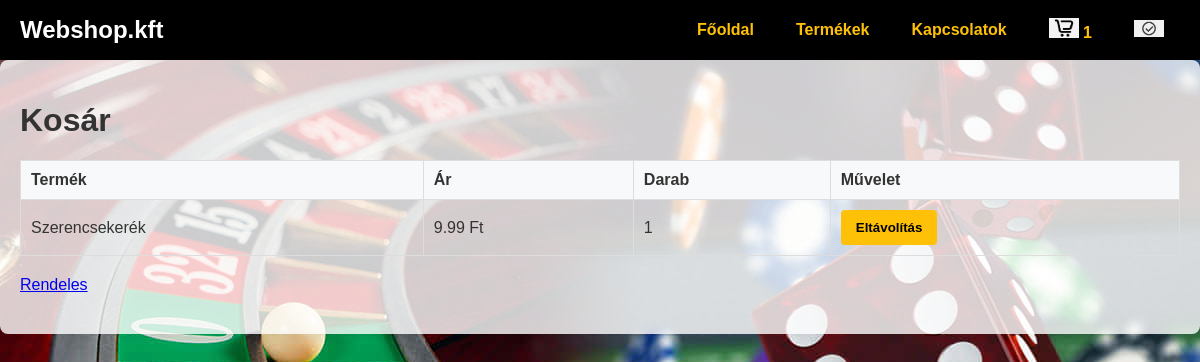
Page /api/cart.php (signed in) on the committed database.
### tables this page shows
CREATE TABLE `products` (
  `product_id` int(11) NOT NULL,
  `name` varchar(255) NOT NULL,
  `price` decimal(10,2) NOT NULL,
  `stock` int(11) NOT NULL,
  `image_default` varchar(255) DEFAULT NULL,
  `image_ver1` varchar(255) DEFAULT NULL,
  `image_ver2` varchar(255) DEFAULT NULL,
  `image_ver3` varchar(255) DEFAULT NULL
);

### api/adatbazis.php (called while the page is built, shortened)
<?php
require("../includes/db.php");
class Database {
    private $conn;
    public function __construct($conn) {
        $this->conn = $conn;
    }
    public function getProducts() {
        $sql = "SELECT * FROM products";
        $result = $this->conn->query($sql);
        $products = [];
        if ($result->num_rows > 0) {
            while ($row = $result->fetch_assoc()) {
                $products[] = $row;
            }
        }
        return $products;
    }
    public function getCartByUser($user_id) {
        global $conn;
        $stmt = $conn->prepare("SELECT * FROM cart WHERE user_id = ?");
        $stmt->bind_param('i', $user_id);
        $stmt->execute();
        $result = $stmt->get_result();
        if ($row = $result->fetch_assoc()) {
            $cart_id = $row['cart_id'];
        } else {
            echo "Nincs ilyen cart_id";
            return [];
        }
        $stmt = $conn->prepare("SELECT * FROM cart_items WHERE cart_id = ?");
        $stmt->bind_param("i", $cart_id);
        $stmt->execute();
        $result = $stmt->get_result();
        $cartItems = [];
        while ($item = $result->fetch_assoc()) {
            $cartItems[] = $item;
        }
        return $cartItems;
    }
}
$database = new Database($conn);
$products = $database->getProducts();
if(isset($_SESSION['user_id'])){
    $_SESSION['cart'] = $database->getCartByUser($_SESSION['user_id']);
}else{
}
?>

### api/cart.php (the view, shortened to what this page needs)
<?php
include_once("adatbazis.php");
$cartProducts = [];
if (isset($_SESSION['cart']) && isset($_SESSION['products'])) {
    foreach ($_SESSION['cart'] as $cartItem) {
        foreach ($_SESSION['products'] as $product) {
            if ($cartItem['product_id'] == $product['product_id']) {
                $cartProducts[] = [
                    'product_id' => $product['product_id'],
                    'name' => $product['name'],
                    'quantity' => $cartItem['quantity'],
                    'price' => $product['price']
                ];
            }
        }
    }
}
$cartCount = isset($_SESSION['cart']) ? count($_SESSION['cart']) : 0;
?>
<!DOCTYPE html>
<html lang="hu">
<head>
    <link rel="stylesheet" href="styles.css">
</head>
<body>
    <header>
        <h1>Webshop.kft</h1>
        <nav>
            <a class="item-1" href="fooldal.php">Főoldal</a>
            <a class="item-2" href="index.php">Termékek</a>
            <a class="item-3" href="contact.php">Kapcsolatok</a>
            <a class="icon" href="cart.php">
                <img src="img/th.jpg" alt="Kosár" title="Kosár">
                <?php if ($cartCount > 0): ?>
                    <span class="cart-count"><?= $cartCount ?></span>
                <?php endif; ?>
            </a>
            <a class="icon" href="<?php echo $_SESSION['iconLink']?>"><img src="<?php echo $_SESSION['loggedinimg']?>" alt="Bejelentkezés/Kijelentkezés" title="Bejelentkezés"></a>
        </nav>
    </header>
    <main>
        <h1>Kosár</h1>
        <table>
            <thead>
                <tr>
                    <th>Termék</th>
                    <th>Ár</th>
                    <th>Darab</th>
                    <th>Művelet</th>
                </tr>
            </thead>
            <tbody>
                <?php
                if (isset($cartProducts) && !empty($cartProducts)) {
                    foreach ($cartProducts as $item) {
                        echo '<tr>';
                        echo '<td>' . htmlspecialchars($item['name']) . '</td>';
                        echo '<td>' . htmlspecialchars($item['price']) . ' Ft</td>';
                        echo '<td>' . htmlspecialchars($item['quantity']) . '</td>';
                        echo '<td><a href="cart.php?remove=' . htmlspecialchars($item['product_id']) . '"><button>Eltávolítás</button></a></td>';
                        echo '</tr>';
                    }
                } else {
                    echo '<tr><td colspan="3">A kosár üres.</td></tr>';
                }
                ?>
            </tbody>
        </table>
        <form method="post">
            <a href="penztar.php">Rendeles</a>
        </form>
    </main>
</body>
</html>

### api/styles.css (style rules this page uses)
body { font-family: Arial, sans-serif; margin: 0; padding: 0; background-image: url(img/hatter.png); background-repeat: no-repeat; background-size: cover; color: #333; }
.icon img { width: 30px; }
header { background-color: #000; color: #fff; padding: 10px 20px; display: flex; justify-content: space-between; align-items: center; }
header h1 { margin: 0; font-size: 24px; white-space: nowrap; }
nav { display: flex; align-items: center; gap: 10px; }
nav a { color: #ffc107; text-decoration: none; font-weight: bold; padding: 8px 16px; border-radius: 4px; transition: background-color 0.3s ease; }
main { padding: 20px; max-width: 1200px; margin: auto; background-color: hsl(0, 0%, 100%, 0.8); box-shadow: 0 0 10px rgba(0, 0, 0, 0.1); border-radius: 8px; }
button { background-color: #ffc107; color: #000; border: none; padding: 10px 15px; border-radius: 4px; font-weight: bold; cursor: pointer; transition: background-color 0.3s ease; }
form { display: flex; flex-direction: column; gap: 10px; margin: 20px 0; }
table { width: 100%; border-collapse: collapse; margin: 20px 0; }
table th, table td { border: 1px solid #ddd; padding: 10px; text-align: left; }
table th { background-color: #f8f9fa; }

### rows in the picture
products: name "Szerencsekerék", price "9.99", quantity "1"

### other values in the picture
$cartCount "1"
